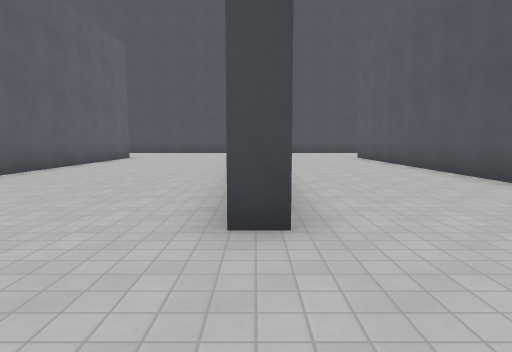
[1] (above)

24 first-person views from a walk through a Godot game level. The camera is 1.4 m above the floor, tilts 6° down and sees 75° across. The floor is counted in squares, 2 m on a side. Each view is taken from the middle of a square. On the plan, view 1 faces up. The plan holds only what a view shows up to about 10 squares ahead; the rest is blank. The place goes on beyond the plan. Characters and animated objects are left out. Surface patterns are stand-ins for the level's own textures.

[2]
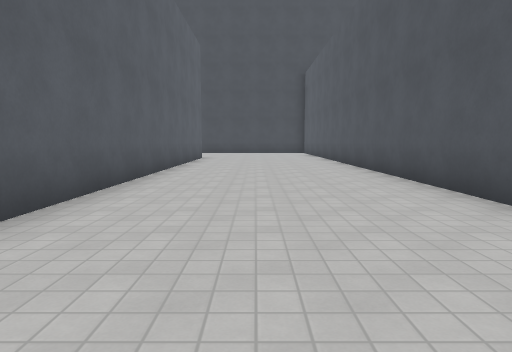

[3]
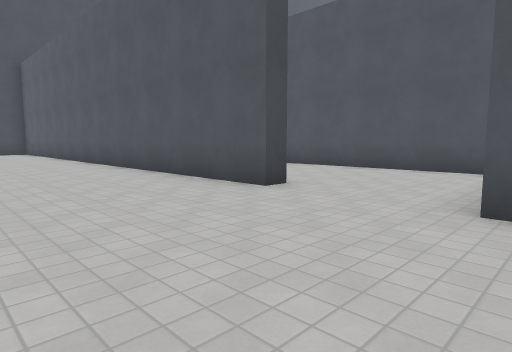

[4]
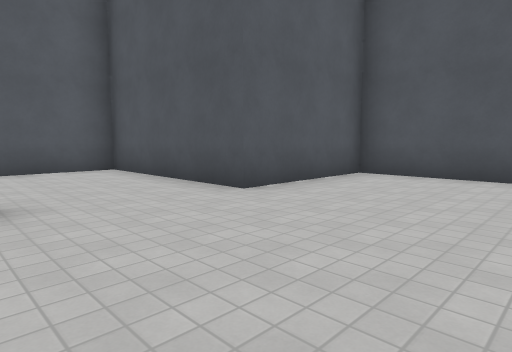

[5]
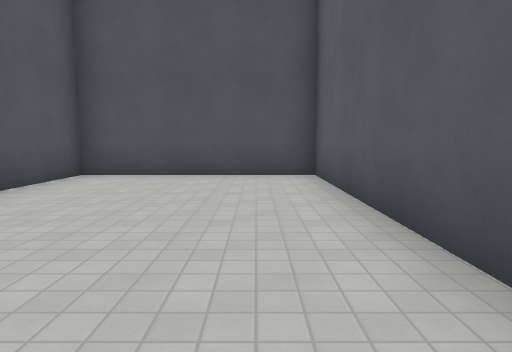

[6]
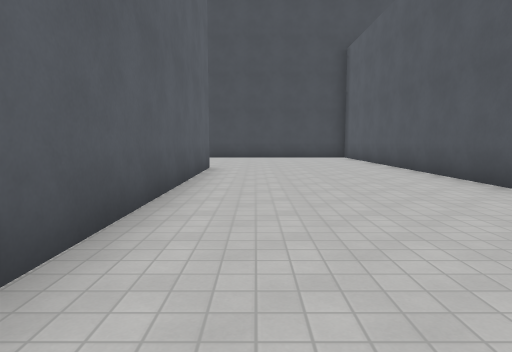

[7]
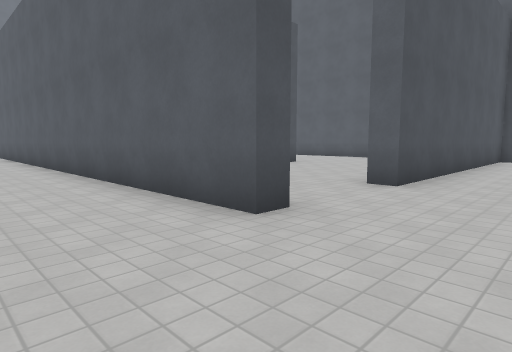

[8]
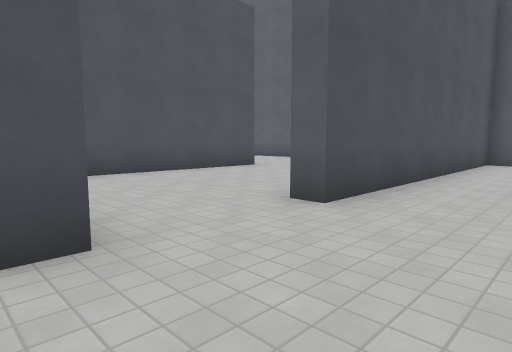

[9]
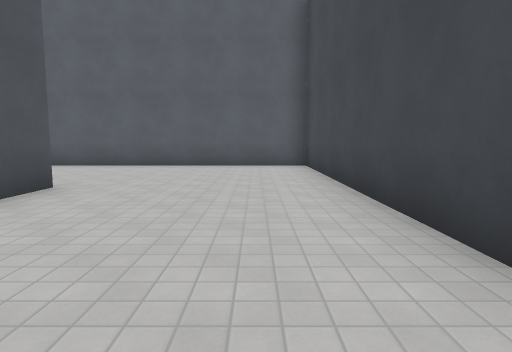

[10]
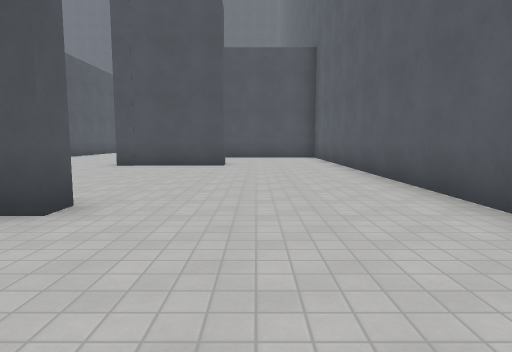

[11]
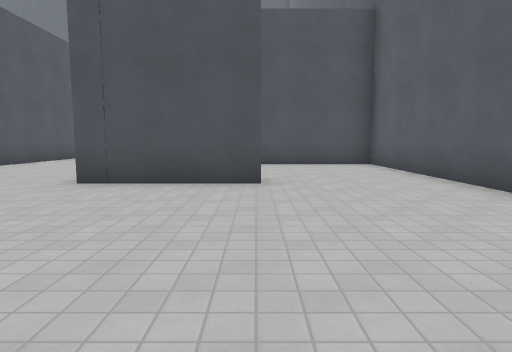

[12]
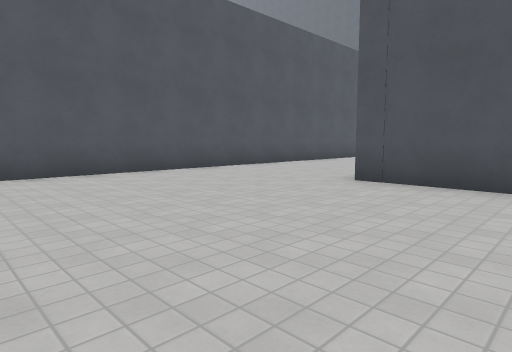

[13]
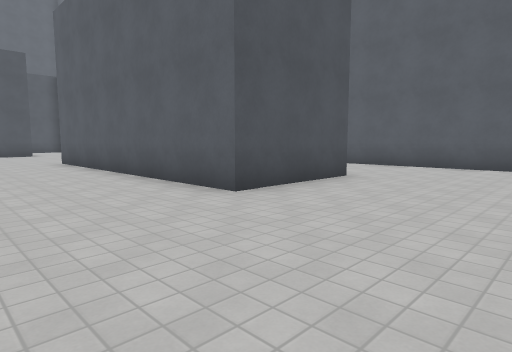

[14]
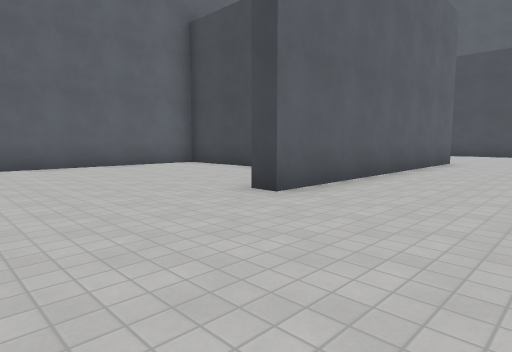

[15]
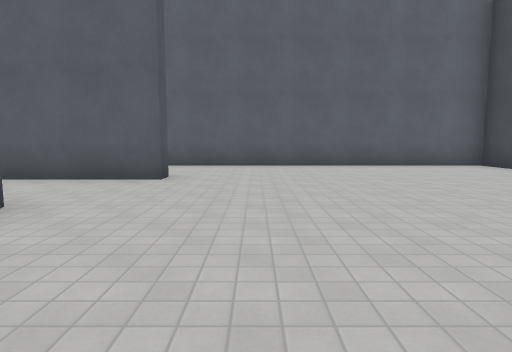

[16]
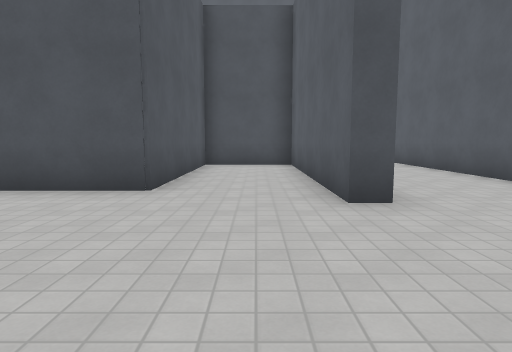

[17]
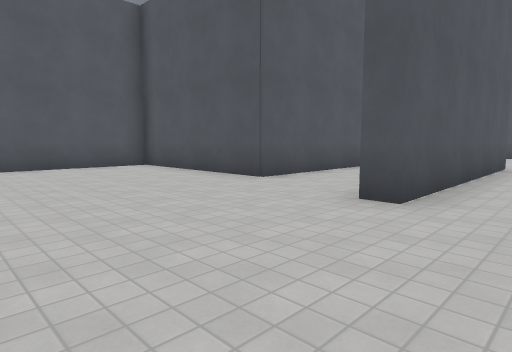

[18]
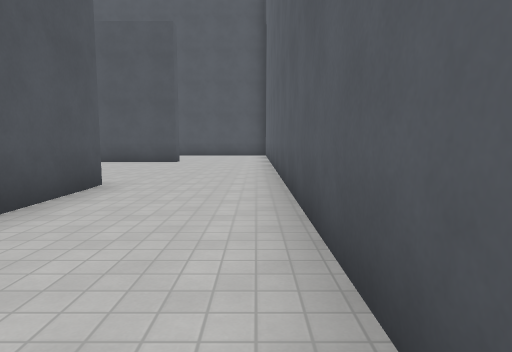

[19]
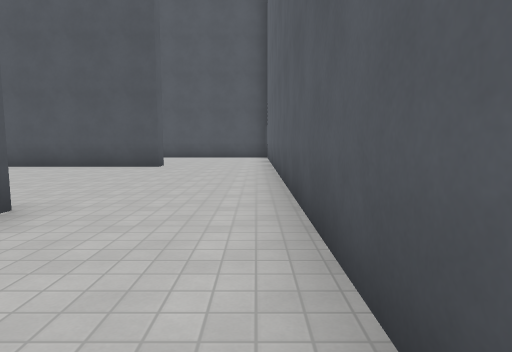

[20]
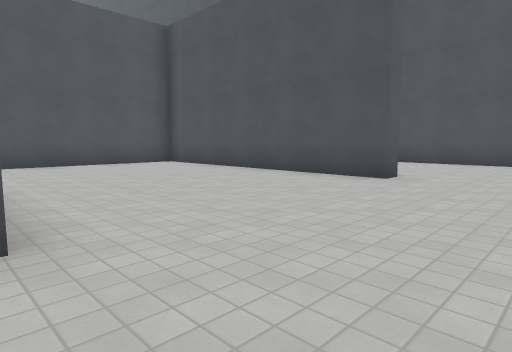

[21]
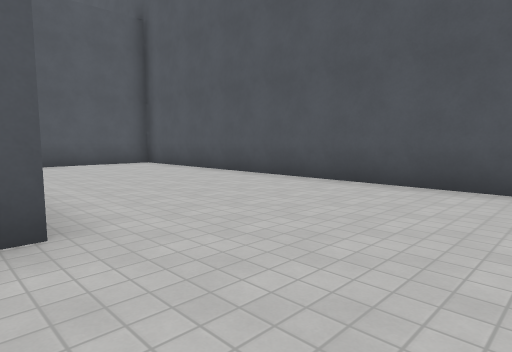

[22]
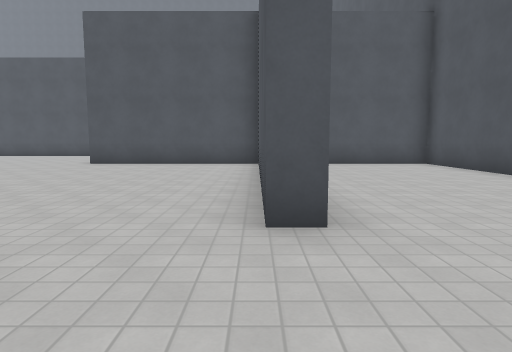

[23]
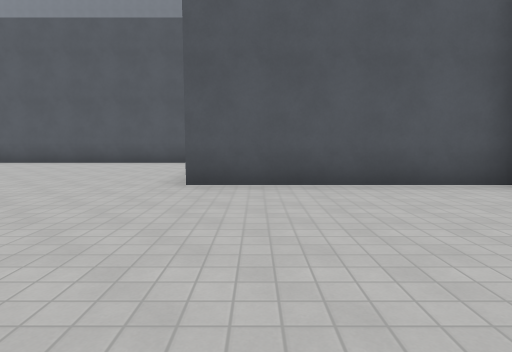

[24]
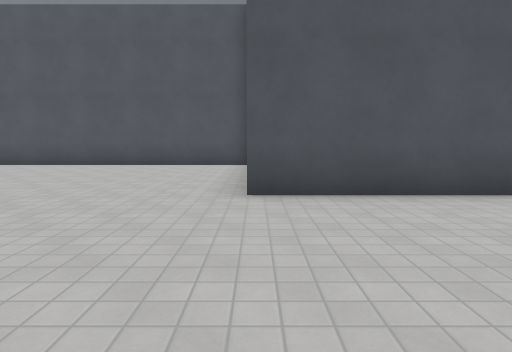

### Floor plan
Points are (right, up) in squares from view 1. A wall is a line through its corners. A room is listed if a view was taken in it or the views show most of it. See-through windows are left out.
Room 1 (views 1, 2, 3, 4, 5, 6, 7, 8)
walls: (0.4, 2.6) (-0.2, 2.6) (-0.2, 15.1); (-5.8, 13.9) (-5.2, 13.9) (-5.2, -3.8) (-0.4, -3.8) (-0.4, -0.3) (4.3, -0.3) (4.3, 10.1); (-16.5, 13.9) (-8.2, 13.9)
ways out: opening at (-7.5, 13.5) to room 2
Room 2 (views 9, 10, 11, 12, 13, 14, 15, 16, 17, 18, 19, 20, 21, 22, 23, 24)
walls: (-5.7, -2.1) (-5.7, -1.5); (-13.5, -2.6) (-16.5, -2.6) (-16.5, -23.9); (-5.7, 1) (-5.7, 7.1); (-13.6, -17.4) (-13.6, -10.7) (-13, -10.7) (-13, -16.8) (-10.5, -16.8) (-10.5, -11.7) (-5.7, -11.7) (-5.7, -8.1); (-13.1, 2.5) (-10, 2.5) (-10, -5.5) (-10.6, -5.5); (-0.2, -17.8) (-0.2, -10.5); (-5.7, -23.1) (-5.7, -17.9); (-13.3, -23.6) (-13.3, -23.1) (-7.6, -23.1); (-12, 8.4) (-12, 8.9) (-7.2, 8.9); (-5.7, -27) (-5.7, -25.2); (-15.4, -28.3) (-5.9, -28.3); (-8.8, 13.4) (-16.5, 13.4) (-16.5, -2.1); (-8.2, 13.9) (-8.2, 13.4)
ways out: opening at (-7.5, 13.5) to room 1

Where each view was taken, in squares from view 1:
view 1: 0 up, 0 right, facing up
view 2: 0 up, 3 left, facing up
view 3: 1 down, 4 left, facing up-right
view 4: 3 up, 4 left, facing down-right
view 5: 3 up, 4 left, facing down
view 6: 5 up, 4 left, facing up
view 7: 16 up, 3 left, facing down-left
view 8: 16 up, 5 left, facing down-left
view 9: 12 up, 7 left, facing left
view 10: 12 up, 14 left, facing down
view 11: 8 up, 13 left, facing down
view 12: 8 up, 13 left, facing down-right
view 13: 6 up, 7 left, facing down-left
view 14: 9 down, 7 left, facing up-left
view 15: 9 down, 7 left, facing left
view 16: 7 down, 12 left, facing down
view 17: 7 down, 15 left, facing down-right
view 18: 12 down, 16 left, facing down
view 19: 14 down, 16 left, facing down
view 20: 17 down, 16 left, facing down-right
view 21: 23 down, 16 left, facing down-right
view 22: 23 down, 16 left, facing right
view 23: 19 down, 11 left, facing right
view 24: 18 down, 10 left, facing right
